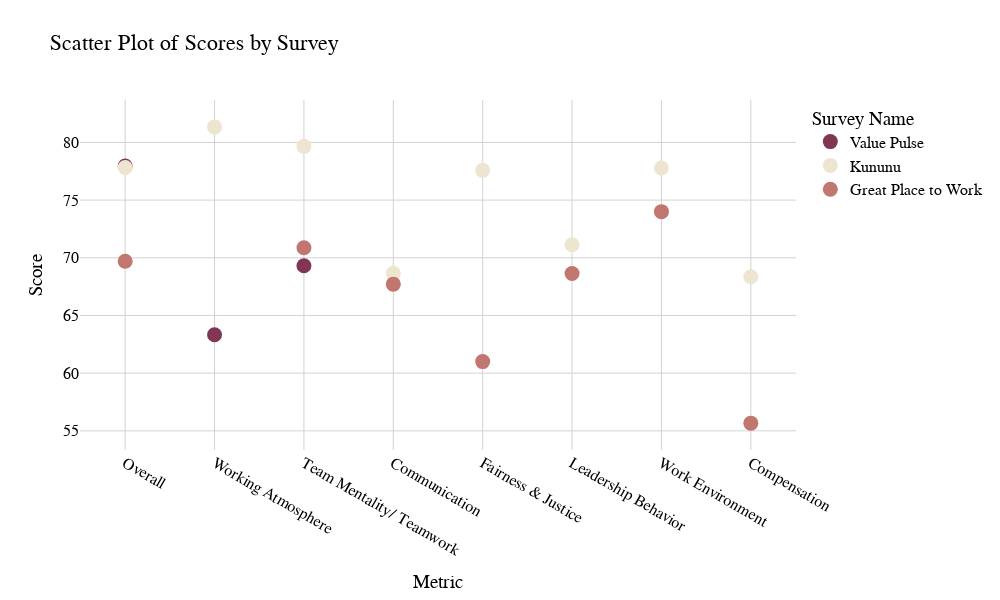

Notebook source saved alongside this figure:
### Code cell
# Reshape the DataFrame to a long format
combined['Metric'] = combined.index
df_long = combined.melt(id_vars='Metric', value_vars=['Value Pulse', 'Kununu', 'Great Place to Work'], 
                  var_name='Survey Name', value_name='Score')

# Pick colors from the opposite ends of the Brwnyl color scale
custom_colors = [px.colors.sequential.Brwnyl[5],px.colors.sequential.Brwnyl[0], px.colors.sequential.Brwnyl[3]]


fig = px.scatter(df_long, x='Metric', y='Score', color='Survey Name',
                 title='Scatter Plot of Scores by Survey',
                 labels={'Score': 'Score', 'Metric': 'Metric'},
                 hover_name='Metric',
                 color_discrete_sequence=custom_colors)


fig.update_layout(
    plot_bgcolor='white',
    xaxis=dict(showgrid=True, gridcolor='lightgray'),
    yaxis=dict(showgrid=True, gridcolor='lightgray'),
    width=1000, height=600,
    font=dict(family='Avenir', size=16, color='black')
)

fig.update_traces(marker=dict(size=15))  

fig.show()

### Figure 1 — Plotly figure (JSON) as saved in the notebook; plotly's stock layout.template omitted (floating-point values rounded to 4 significant figures)
{"data": [{"hovertemplate": "<b>%{hovertext}</b><br><br>Survey Name=Value Pulse<br>Metric=%{x}<br>Score=%{y}<extra></extra>", "hovertext": ["Overall", "Working Atmosphere", "Team Mentality/ Teamwork", "Communication", "Fairness & Justice", "Leadership Behavior", "Work Environment", "Compensation"], "legendgroup": "Value Pulse", "marker": {"color": "rgb(129, 55, 83)", "size": 15, "symbol": "circle"}, "mode": "markers", "name": "Value Pulse", "orientation": "v", "showlegend": true, "type": "scatter", "x": ["Overall", "Working Atmosphere", "Team Mentality/ Teamwork", "Communication", "Fairness & Justice", "Leadership Behavior", "Work Environment", "Compensation"], "xaxis": "x", "y": [77.95, 63.33, 69.31, null, null, null, null, null], "yaxis": "y"}, {"hovertemplate": "<b>%{hovertext}</b><br><br>Survey Name=Kununu<br>Metric=%{x}<br>Score=%{y}<extra></extra>", "hovertext": ["Overall", "Working Atmosphere", "Team Mentality/ Teamwork", "Communication", "Fairness & Justice", "Leadership Behavior", "Work Environment", "Compensation"], "legendgroup": "Kununu", "marker": {"color": "rgb(237, 229, 207)", "size": 15, "symbol": "circle"}, "mode": "markers", "name": "Kununu", "orientation": "v", "showlegend": true, "type": "scatter", "x": ["Overall", "Working Atmosphere", "Team Mentality/ Teamwork", "Communication", "Fairness & Justice", "Leadership Behavior", "Work Environment", "Compensation"], "xaxis": "x", "y": [77.83, 81.35, 79.66, 68.65, 77.58, 71.13, 77.78, 68.35], "yaxis": "y"}, {"hovertemplate": "<b>%{hovertext}</b><br><br>Survey Name=Great Place to Work<br>Metric=%{x}<br>Score=%{y}<extra></extra>", "hovertext": ["Overall", "Working Atmosphere", "Team Mentality/ Teamwork", "Communication", "Fairness & Justice", "Leadership Behavior", "Work Environment", "Compensation"], "legendgroup": "Great Place to Work", "marker": {"color": "rgb(193, 118, 111)", "size": 15, "symbol": "circle"}, "mode": "markers", "name": "Great Place to Work", "orientation": "v", "showlegend": true, "type": "scatter", "x": ["Overall", "Working Atmosphere", "Team Mentality/ Teamwork", "Communication", "Fairness & Justice", "Leadership Behavior", "Work Environment", "Compensation"], "xaxis": "x", "y": [69.7, null, 70.88, 67.71, 61, 68.64, 74, 55.67], "yaxis": "y"}], "layout": {"font": {"color": "black", "family": "Avenir", "size": 16}, "height": 600, "legend": {"title": {"text": "Survey Name"}, "tracegroupgap": 0}, "plot_bgcolor": "white", "title": {"text": "Scatter Plot of Scores by Survey"}, "width": 1000, "xaxis": {"anchor": "y", "domain": [0, 1], "gridcolor": "lightgray", "showgrid": true, "title": {"text": "Metric"}}, "yaxis": {"anchor": "x", "domain": [0, 1], "gridcolor": "lightgray", "showgrid": true, "title": {"text": "Score"}}}}
